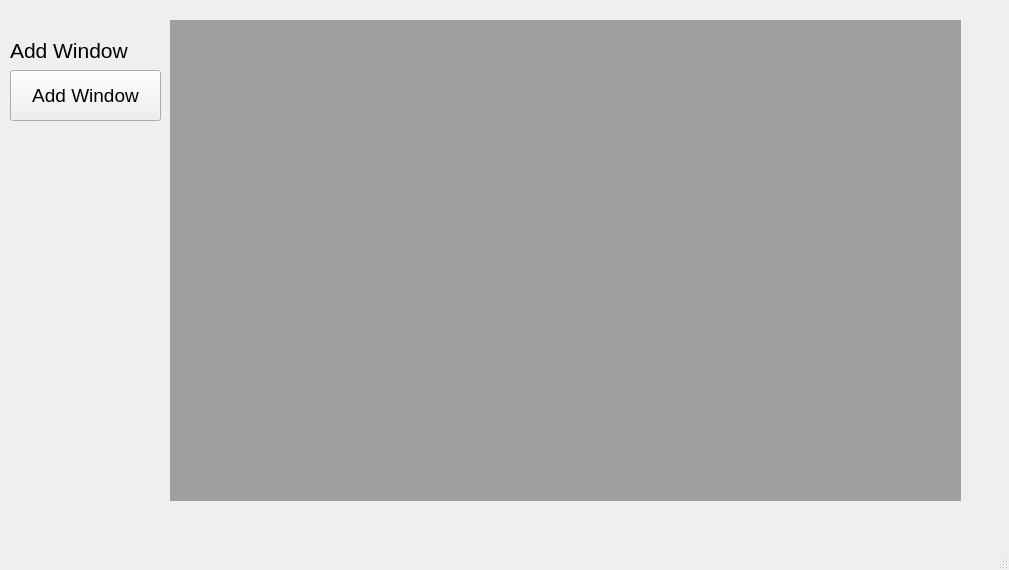
<?xml version="1.0" encoding="UTF-8"?>
<ui version="4.0">
 <class>MainWindow</class>
 <widget class="QMainWindow" name="MainWindow">
  <property name="geometry">
   <rect>
    <x>0</x>
    <y>0</y>
    <width>1009</width>
    <height>570</height>
   </rect>
  </property>
  <property name="windowTitle">
   <string>New Window</string>
  </property>
  <widget class="QWidget" name="centralwidget">
   <widget class="QMdiArea" name="mdiArea">
    <property name="geometry">
     <rect>
      <x>170</x>
      <y>20</y>
      <width>791</width>
      <height>481</height>
     </rect>
    </property>
   </widget>
   <widget class="QLabel" name="label">
    <property name="geometry">
     <rect>
      <x>10</x>
      <y>20</y>
      <width>161</width>
      <height>61</height>
     </rect>
    </property>
    <property name="font">
     <font>
      <pointsize>16</pointsize>
     </font>
    </property>
    <property name="text">
     <string>Add Window</string>
    </property>
   </widget>
   <widget class="QPushButton" name="pushButton">
    <property name="geometry">
     <rect>
      <x>10</x>
      <y>70</y>
      <width>151</width>
      <height>51</height>
     </rect>
    </property>
    <property name="font">
     <font>
      <pointsize>14</pointsize>
     </font>
    </property>
    <property name="text">
     <string>Add Window</string>
    </property>
   </widget>
  </widget>
  <widget class="QMenuBar" name="menubar">
   <property name="geometry">
    <rect>
     <x>0</x>
     <y>0</y>
     <width>1009</width>
     <height>26</height>
    </rect>
   </property>
  </widget>
  <widget class="QStatusBar" name="statusbar"/>
 </widget>
 <resources/>
 <connections/>
</ui>
